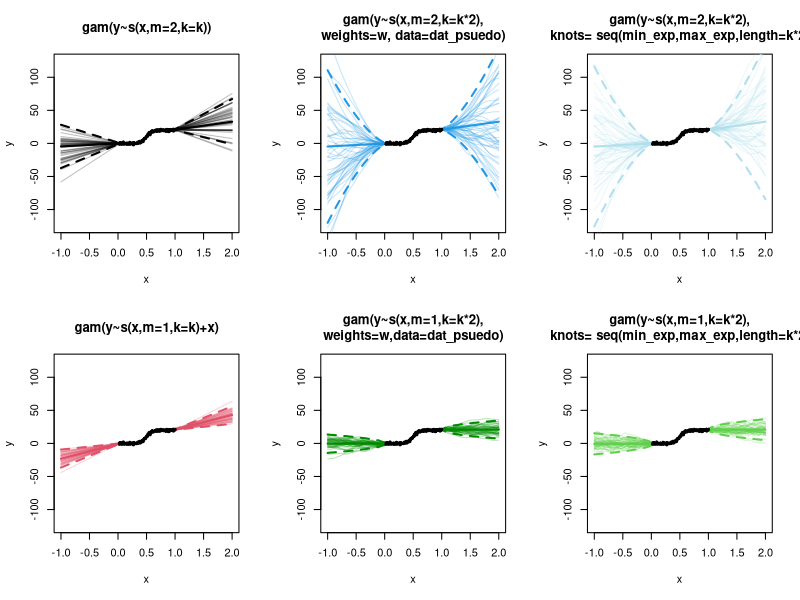

The R script that drew this image:
sim_post_curves= function(model, pdata, n=25){
  lp <- predict(model, newdata = pdata, type = "lpmatrix")
  coefs <- coef(model)
  vc <- vcov(model)
  sim_coef = mvrnorm(n, coefs, vc)
  fits = lp %*% t(sim_coef)
  return(fits)
}


library(mgcv)
library(MASS)
library(scales)
library(microbenchmark)

ff <- function(x2, func=1) {
  if(func==1){
    0.2 * x2^11 * (10 * (1 - x2))^6 + 10 * (10 *
                                            x2)^3 * (1 - x2)^10
  } else if(func==2){
  20/(1+exp(0.5*20)*exp(-20*x2))
  }else if (func==3){
    10*sin(x*1.5*pi)
  }else if (func==4){
    20*x^0.8
  }
}
n <- 200
n_psuedo = 10
k = 50
func_type = 2
sigma = 1
#maximum and minimum ranges to extrapolate over
min_exp = -1 
max_exp = 2
x <- runif(n,0,1)
y <- rnorm(n,ff(x,func = func_type),sigma)
dat_psuedo = data.frame(x=  c(seq(min_exp,0,length=n_psuedo),
                               x, seq(1, max_exp,length=n_psuedo)),
                        y= c(rep(0,times=n_psuedo),y,rep(0,times=n_psuedo)),
                        w = c(rep(0,n_psuedo),rep(1,n),rep(0,n_psuedo)))

pd <- data.frame(x=seq(min_exp,max_exp,length=200))

b1 <- gam(y~s(x,m=2,k=k),method="REML")
b2 <- gam(y~s(x,m=1,k=k)+x,method="REML")
b3 <- gam(y~s(x,m=1,k=k*2),weights=w,
          data=dat_psuedo,method="REML")
b4 <- gam(y~s(x,m=2,k=k*2),weights=w, 
          data=dat_psuedo,method="REML")
b5 <- gam(y~s(x,m=1,k=k*2),method="REML",knots= list(x=seq(min_exp,max_exp,length=k*2)))
b6 <- gam(y~s(x,m=2,k=k*2),method="REML",knots= list(x=seq(min_exp,max_exp,length=k*2)))


fv1 <- predict(b1,pd,se=TRUE)
fv2 <- predict(b2,pd,se=TRUE)
fv3 <- predict(b3,pd,se=TRUE)
fv4 <- predict(b4,pd,se=TRUE)
fv5 <- predict(b5,pd,se=TRUE)
fv6 <- predict(b6,pd,se=TRUE)


par(mfrow=c(2,3))
n_sims = 50
ylim <- c(-125,125)
## black order 2 penalty...
ll <- fv1$fit-fv1$se.fit*2;ul <- fv1$fit+fv1$se.fit*2
post_sim = sim_post_curves(b1,pd,n_sims)
plot(pd$x,fv1$fit,ylim=ylim,type="l",xlab="x",ylab="y",
     main  ="gam(y~s(x,m=2,k=k))",lwd=2)
lines(pd$x,ll,lty=2,lwd=2);lines(pd$x,ul,lty=2,lwd=2)
matlines(pd$x, post_sim, col=alpha("black",0.25),lty=1)
points(x,y,pch=19,cex=.4)

## blue order 2 penalty + pseudodata...
ll <- fv4$fit-fv4$se.fit*2;ul <- fv4$fit+fv4$se.fit*2
post_sim = sim_post_curves(b4,pd,n_sims)
plot(pd$x,fv4$fit,type="l",ylim=ylim,xlab="x",ylab="y",
     main  ="gam(y~s(x,m=2,k=k*2),\nweights=w, data=dat_psuedo)",
     col=4,lwd=2)
lines(pd$x,ll,lty=2,col=4,lwd=2);lines(pd$x,ul,lty=2,col=4,lwd=2)
matlines(pd$x, post_sim, col=alpha(4,0.25),lty=1)
points(x,y,pch=19,cex=.4)

## light blue order 2 penalty + extended knots...
ll <- fv6$fit-fv6$se.fit*2;ul <- fv6$fit+fv6$se.fit*2
post_sim = sim_post_curves(b6,pd,n_sims)
plot(pd$x,fv6$fit,type="l",ylim=ylim,xlab="x",ylab="y",
     main  ="gam(y~s(x,m=2,k=k*2),\nknots= seq(min_exp,max_exp,length=k*2)",
     col="lightblue2",lwd=2)
lines(pd$x,ll,lty=2,col="lightblue2",lwd=2);lines(pd$x,ul,lty=2,col="lightblue2",lwd=2)
matlines(pd$x, post_sim, col=alpha("lightblue2",0.25),lty=1)
points(x,y,pch=19,cex=.4)

## red order 1 penalty + linear effect...
ll <- fv2$fit-fv2$se.fit*2;ul <- fv2$fit+fv2$se.fit*2
post_sim = sim_post_curves(b2,pd,n_sims)
plot(pd$x,fv2$fit,ylim=ylim,type="l",xlab="x",ylab="y",
     main  ="gam(y~s(x,m=1,k=k)+x)",col=2,lwd=2)
lines(pd$x,ll,lty=2,col=2,lwd=2);lines(pd$x,ul,lty=2,
                                       col=2,lwd=2)
matlines(pd$x, post_sim, col=alpha(2,0.25),lty=1)
points(x,y,pch=19,cex=.4)

## dark green order 1 penalty + pseudodata...
ll <- fv3$fit-fv3$se.fit*2;ul <- fv3$fit+fv3$se.fit*2
post_sim = sim_post_curves(b3,pd,n_sims)
plot(pd$x,fv3$fit,type="l",ylim=ylim,xlab="x",ylab="y",
     main  ="gam(y~s(x,m=1,k=k*2),\nweights=w,data=dat_psuedo)",
     col="green4",lwd=2)
lines(pd$x,ll,lty=2,col="green4",lwd=2);lines(pd$x,ul,lty=2,col="green4",lwd=2)
matlines(pd$x, post_sim, col=alpha("green4",0.25),lty=1)
points(x,y,pch=19,cex=.4)

 
## light green order 1 penalty + extended knots...
ll <- fv5$fit-fv5$se.fit*2;ul <- fv5$fit+fv5$se.fit*2
post_sim = sim_post_curves(b5,pd,n_sims)
plot(pd$x,fv5$fit,type="l",ylim=ylim,xlab="x",ylab="y",
     main  ="gam(y~s(x,m=1,k=k*2),\nknots= seq(min_exp,max_exp,length=k*2)",
     col=3,lwd=2)
lines(pd$x,ll,lty=2,col=3,lwd=2);lines(pd$x,ul,lty=2,col=3,lwd=2)
matlines(pd$x, post_sim, col=alpha(3,0.25),lty=1)
points(x,y,pch=19,cex=.4)

#testing computation time for each extrapolation solution (assuming m=1):
linear_trend_time = microbenchmark(gam(y~s(x,m=1,k=k)+x,method="REML"),times = 25,unit = "ms")
pseudodata_time  = microbenchmark(gam(y~s(x,m=1,k=k*2),weights=w,
                                      data=dat_psuedo,method="REML"),
                                  times = 25,unit = "ms")
ext_knots_time  = microbenchmark(gam(y~s(x,m=1,k=k*2),method="REML",
                                     knots= list(x=seq(min_exp,max_exp,length=k*2))),
                                  times = 25,unit = "ms")


